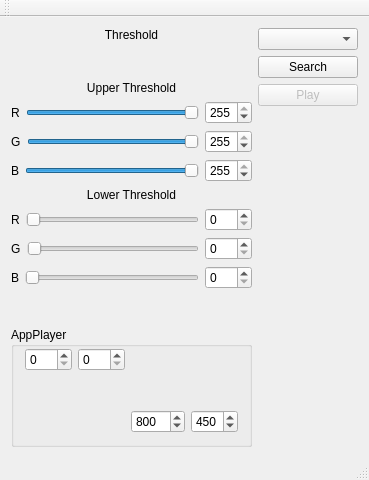
<?xml version="1.0" encoding="UTF-8"?>
<ui version="4.0">
 <class>MainWindow</class>
 <widget class="QMainWindow" name="MainWindow">
  <property name="geometry">
   <rect>
    <x>0</x>
    <y>0</y>
    <width>366</width>
    <height>480</height>
   </rect>
  </property>
  <property name="windowTitle">
   <string>MainWindow</string>
  </property>
  <widget class="QWidget" name="centralWidget">
   <property name="styleSheet">
    <string notr="true"/>
   </property>
   <layout class="QHBoxLayout" name="horizontalLayout_3">
    <item>
     <layout class="QVBoxLayout" name="verticalLayout_2">
      <property name="leftMargin">
       <number>0</number>
      </property>
      <property name="topMargin">
       <number>0</number>
      </property>
      <property name="rightMargin">
       <number>0</number>
      </property>
      <property name="bottomMargin">
       <number>0</number>
      </property>
      <item>
       <layout class="QHBoxLayout" name="horizontalLayout">
        <property name="topMargin">
         <number>0</number>
        </property>
        <property name="rightMargin">
         <number>0</number>
        </property>
        <item>
         <widget class="QLabel" name="label">
          <property name="layoutDirection">
           <enum>Qt::LeftToRight</enum>
          </property>
          <property name="text">
           <string>Threshold</string>
          </property>
          <property name="scaledContents">
           <bool>true</bool>
          </property>
          <property name="alignment">
           <set>Qt::AlignCenter</set>
          </property>
         </widget>
        </item>
       </layout>
      </item>
      <item>
       <spacer name="verticalSpacer">
        <property name="orientation">
         <enum>Qt::Vertical</enum>
        </property>
        <property name="sizeHint" stdset="0">
         <size>
          <width>20</width>
          <height>40</height>
         </size>
        </property>
       </spacer>
      </item>
      <item>
       <layout class="QVBoxLayout" name="verticalLayout_3">
        <property name="topMargin">
         <number>0</number>
        </property>
        <property name="rightMargin">
         <number>0</number>
        </property>
        <item>
         <layout class="QHBoxLayout" name="horizontalLayout_4">
          <property name="topMargin">
           <number>0</number>
          </property>
          <property name="rightMargin">
           <number>0</number>
          </property>
          <item>
           <widget class="QLabel" name="label_2">
            <property name="toolTip">
             <string>&lt;html&gt;&lt;head/&gt;&lt;body&gt;&lt;p&gt;설정값 이상은 255 로 설정&lt;/p&gt;&lt;/body&gt;&lt;/html&gt;</string>
            </property>
            <property name="text">
             <string>Upper Threshold</string>
            </property>
            <property name="alignment">
             <set>Qt::AlignCenter</set>
            </property>
           </widget>
          </item>
         </layout>
        </item>
        <item>
         <layout class="QVBoxLayout" name="verticalLayout_4">
          <property name="topMargin">
           <number>0</number>
          </property>
          <property name="rightMargin">
           <number>0</number>
          </property>
          <property name="bottomMargin">
           <number>0</number>
          </property>
          <item>
           <layout class="QHBoxLayout" name="horizontalLayout_5">
            <property name="topMargin">
             <number>0</number>
            </property>
            <property name="rightMargin">
             <number>0</number>
            </property>
            <item>
             <widget class="QLabel" name="label_3">
              <property name="text">
               <string>R</string>
              </property>
             </widget>
            </item>
            <item>
             <widget class="QSlider" name="upper_r_slider">
              <property name="sizePolicy">
               <sizepolicy hsizetype="Expanding" vsizetype="Fixed">
                <horstretch>0</horstretch>
                <verstretch>0</verstretch>
               </sizepolicy>
              </property>
              <property name="minimumSize">
               <size>
                <width>160</width>
                <height>0</height>
               </size>
              </property>
              <property name="maximum">
               <number>255</number>
              </property>
              <property name="value">
               <number>255</number>
              </property>
              <property name="orientation">
               <enum>Qt::Horizontal</enum>
              </property>
             </widget>
            </item>
            <item>
             <widget class="QSpinBox" name="upper_r_spinBox">
              <property name="maximum">
               <number>255</number>
              </property>
              <property name="value">
               <number>255</number>
              </property>
             </widget>
            </item>
           </layout>
          </item>
          <item>
           <layout class="QHBoxLayout" name="horizontalLayout_7">
            <property name="rightMargin">
             <number>0</number>
            </property>
            <property name="bottomMargin">
             <number>0</number>
            </property>
            <item>
             <widget class="QLabel" name="label_4">
              <property name="text">
               <string>G</string>
              </property>
             </widget>
            </item>
            <item>
             <widget class="QSlider" name="upper_g_slider">
              <property name="maximum">
               <number>255</number>
              </property>
              <property name="value">
               <number>255</number>
              </property>
              <property name="orientation">
               <enum>Qt::Horizontal</enum>
              </property>
             </widget>
            </item>
            <item>
             <widget class="QSpinBox" name="upper_g_spinBox">
              <property name="maximum">
               <number>255</number>
              </property>
              <property name="value">
               <number>255</number>
              </property>
             </widget>
            </item>
           </layout>
          </item>
          <item>
           <layout class="QHBoxLayout" name="horizontalLayout_2">
            <property name="rightMargin">
             <number>0</number>
            </property>
            <property name="bottomMargin">
             <number>0</number>
            </property>
            <item>
             <widget class="QLabel" name="label_5">
              <property name="text">
               <string>B</string>
              </property>
             </widget>
            </item>
            <item>
             <widget class="QSlider" name="upper_b_slider">
              <property name="maximum">
               <number>255</number>
              </property>
              <property name="value">
               <number>255</number>
              </property>
              <property name="orientation">
               <enum>Qt::Horizontal</enum>
              </property>
             </widget>
            </item>
            <item>
             <widget class="QSpinBox" name="upper_b_spinBox">
              <property name="maximum">
               <number>255</number>
              </property>
              <property name="value">
               <number>255</number>
              </property>
             </widget>
            </item>
           </layout>
          </item>
         </layout>
        </item>
       </layout>
      </item>
      <item>
       <layout class="QVBoxLayout" name="verticalLayout_5">
        <property name="topMargin">
         <number>0</number>
        </property>
        <item>
         <layout class="QHBoxLayout" name="horizontalLayout_6">
          <property name="topMargin">
           <number>0</number>
          </property>
          <item>
           <widget class="QLabel" name="label_6">
            <property name="text">
             <string>Lower Threshold</string>
            </property>
            <property name="alignment">
             <set>Qt::AlignCenter</set>
            </property>
           </widget>
          </item>
         </layout>
        </item>
        <item>
         <layout class="QVBoxLayout" name="verticalLayout_6">
          <property name="topMargin">
           <number>0</number>
          </property>
          <item>
           <layout class="QHBoxLayout" name="horizontalLayout_10">
            <property name="topMargin">
             <number>0</number>
            </property>
            <item>
             <widget class="QLabel" name="label_7">
              <property name="text">
               <string>R</string>
              </property>
             </widget>
            </item>
            <item>
             <widget class="QSlider" name="lower_r_slider">
              <property name="maximum">
               <number>255</number>
              </property>
              <property name="orientation">
               <enum>Qt::Horizontal</enum>
              </property>
             </widget>
            </item>
            <item>
             <widget class="QSpinBox" name="lower_r_spinBox">
              <property name="maximum">
               <number>255</number>
              </property>
             </widget>
            </item>
           </layout>
          </item>
          <item>
           <layout class="QHBoxLayout" name="horizontalLayout_9">
            <property name="topMargin">
             <number>0</number>
            </property>
            <item>
             <widget class="QLabel" name="label_8">
              <property name="text">
               <string>G</string>
              </property>
             </widget>
            </item>
            <item>
             <widget class="QSlider" name="lower_g_slider">
              <property name="maximum">
               <number>255</number>
              </property>
              <property name="orientation">
               <enum>Qt::Horizontal</enum>
              </property>
             </widget>
            </item>
            <item>
             <widget class="QSpinBox" name="lower_g_spinBox">
              <property name="maximum">
               <number>255</number>
              </property>
             </widget>
            </item>
           </layout>
          </item>
          <item>
           <layout class="QHBoxLayout" name="horizontalLayout_8">
            <property name="topMargin">
             <number>0</number>
            </property>
            <item>
             <widget class="QLabel" name="label_9">
              <property name="text">
               <string>B</string>
              </property>
             </widget>
            </item>
            <item>
             <widget class="QSlider" name="lower_b_slider">
              <property name="maximum">
               <number>255</number>
              </property>
              <property name="orientation">
               <enum>Qt::Horizontal</enum>
              </property>
             </widget>
            </item>
            <item>
             <widget class="QSpinBox" name="lower_b_spinBox">
              <property name="maximum">
               <number>255</number>
              </property>
             </widget>
            </item>
           </layout>
          </item>
         </layout>
        </item>
       </layout>
      </item>
      <item>
       <spacer name="verticalSpacer_4">
        <property name="orientation">
         <enum>Qt::Vertical</enum>
        </property>
        <property name="sizeHint" stdset="0">
         <size>
          <width>20</width>
          <height>40</height>
         </size>
        </property>
       </spacer>
      </item>
      <item>
       <widget class="QGroupBox" name="verticalGroupBox_3">
        <property name="autoFillBackground">
         <bool>true</bool>
        </property>
        <property name="title">
         <string>AppPlayer</string>
        </property>
        <layout class="QVBoxLayout" name="verticalLayout_7">
         <property name="topMargin">
          <number>1</number>
         </property>
         <item>
          <layout class="QHBoxLayout" name="horizontalLayout_11">
           <property name="topMargin">
            <number>0</number>
           </property>
           <property name="rightMargin">
            <number>0</number>
           </property>
          </layout>
         </item>
         <item>
          <layout class="QGridLayout" name="gridLayout">
           <property name="topMargin">
            <number>0</number>
           </property>
           <property name="rightMargin">
            <number>0</number>
           </property>
           <item row="0" column="0">
            <layout class="QHBoxLayout" name="horizontalLayout_14">
             <item>
              <widget class="QSpinBox" name="view_anchor_x_spinBox">
               <property name="maximum">
                <number>630</number>
               </property>
              </widget>
             </item>
             <item>
              <widget class="QSpinBox" name="view_anchor_y_spinBox">
               <property name="maximum">
                <number>350</number>
               </property>
              </widget>
             </item>
             <item>
              <spacer name="horizontalSpacer_2">
               <property name="orientation">
                <enum>Qt::Horizontal</enum>
               </property>
               <property name="sizeHint" stdset="0">
                <size>
                 <width>40</width>
                 <height>20</height>
                </size>
               </property>
              </spacer>
             </item>
            </layout>
           </item>
           <item row="0" column="1">
            <layout class="QHBoxLayout" name="horizontalLayout_15">
             <property name="topMargin">
              <number>0</number>
             </property>
             <property name="rightMargin">
              <number>0</number>
             </property>
             <item>
              <spacer name="horizontalSpacer_3">
               <property name="orientation">
                <enum>Qt::Horizontal</enum>
               </property>
               <property name="sizeHint" stdset="0">
                <size>
                 <width>40</width>
                 <height>20</height>
                </size>
               </property>
              </spacer>
             </item>
            </layout>
           </item>
           <item row="2" column="0">
            <layout class="QHBoxLayout" name="horizontalLayout_12">
             <property name="topMargin">
              <number>0</number>
             </property>
             <property name="rightMargin">
              <number>0</number>
             </property>
             <item>
              <spacer name="horizontalSpacer_4">
               <property name="orientation">
                <enum>Qt::Horizontal</enum>
               </property>
               <property name="sizeHint" stdset="0">
                <size>
                 <width>40</width>
                 <height>20</height>
                </size>
               </property>
              </spacer>
             </item>
            </layout>
           </item>
           <item row="2" column="1">
            <layout class="QHBoxLayout" name="horizontalLayout_13">
             <item>
              <spacer name="horizontalSpacer_5">
               <property name="orientation">
                <enum>Qt::Horizontal</enum>
               </property>
               <property name="sizeHint" stdset="0">
                <size>
                 <width>40</width>
                 <height>20</height>
                </size>
               </property>
              </spacer>
             </item>
             <item>
              <widget class="QSpinBox" name="view_width_spinBox">
               <property name="minimum">
                <number>11</number>
               </property>
               <property name="maximum">
                <number>1280</number>
               </property>
               <property name="value">
                <number>800</number>
               </property>
              </widget>
             </item>
             <item>
              <widget class="QSpinBox" name="view_height_spinBox">
               <property name="minimum">
                <number>10</number>
               </property>
               <property name="maximum">
                <number>720</number>
               </property>
               <property name="value">
                <number>450</number>
               </property>
              </widget>
             </item>
            </layout>
           </item>
           <item row="1" column="0">
            <spacer name="verticalSpacer_3">
             <property name="orientation">
              <enum>Qt::Vertical</enum>
             </property>
             <property name="sizeHint" stdset="0">
              <size>
               <width>20</width>
               <height>40</height>
              </size>
             </property>
            </spacer>
           </item>
          </layout>
         </item>
        </layout>
       </widget>
      </item>
     </layout>
    </item>
    <item>
     <spacer name="horizontalSpacer">
      <property name="orientation">
       <enum>Qt::Horizontal</enum>
      </property>
      <property name="sizeHint" stdset="0">
       <size>
        <width>40</width>
        <height>20</height>
       </size>
      </property>
     </spacer>
    </item>
    <item>
     <layout class="QVBoxLayout" name="verticalLayout">
      <property name="rightMargin">
       <number>0</number>
      </property>
      <item>
       <widget class="QComboBox" name="search_comboBox">
        <property name="minimumSize">
         <size>
          <width>100</width>
          <height>0</height>
         </size>
        </property>
       </widget>
      </item>
      <item>
       <widget class="QPushButton" name="search_button">
        <property name="text">
         <string>Search</string>
        </property>
       </widget>
      </item>
      <item>
       <widget class="QPushButton" name="play_button">
        <property name="enabled">
         <bool>false</bool>
        </property>
        <property name="text">
         <string>Play</string>
        </property>
       </widget>
      </item>
      <item>
       <spacer name="verticalSpacer_2">
        <property name="orientation">
         <enum>Qt::Vertical</enum>
        </property>
        <property name="sizeHint" stdset="0">
         <size>
          <width>20</width>
          <height>40</height>
         </size>
        </property>
       </spacer>
      </item>
     </layout>
    </item>
   </layout>
  </widget>
  <widget class="QToolBar" name="mainToolBar">
   <attribute name="toolBarArea">
    <enum>TopToolBarArea</enum>
   </attribute>
   <attribute name="toolBarBreak">
    <bool>false</bool>
   </attribute>
  </widget>
  <widget class="QStatusBar" name="statusBar"/>
 </widget>
 <layoutdefault spacing="6" margin="11"/>
 <resources/>
 <connections/>
</ui>
